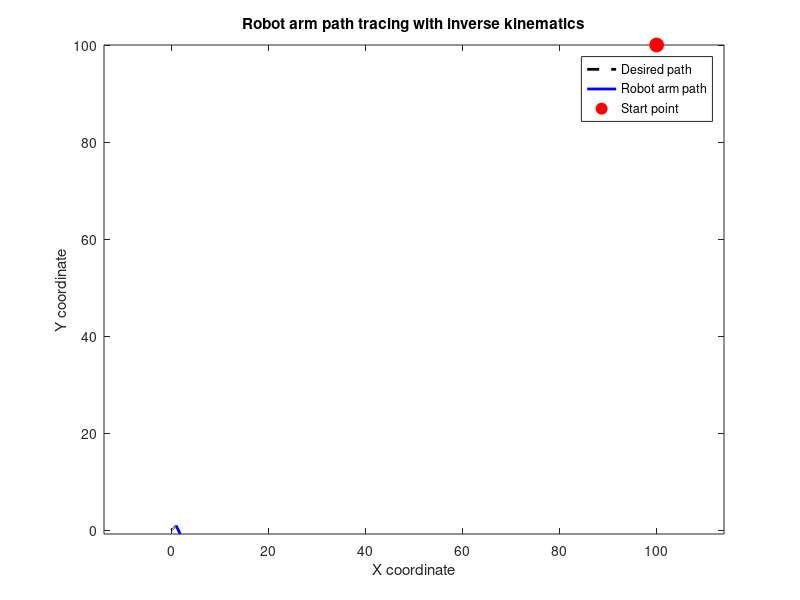

MATLAB code for this plot:
% Define robot arm parameters
l1 = 1;     % Length of link 1
l2 = 1;     % Length of link 2

% Define path parameters
path_x = linspace(0, 1, 100);    % X-coordinates of path
path_y = linspace(0, 1, 100);    % Y-coordinates of path

% Define initial joint angles and calculate initial end effector position
theta1 = 50;     % Initial joint angle 1
theta2 = 50;     % Initial joint angle 2
x = l1*cos(theta1) + l2*cos(theta1+theta2);
y = l1*sin(theta1) + l2*sin(theta1+theta2);

% Initialize arrays to store joint angles and end effector positions
theta1_array = [theta1];
theta2_array = [theta2];
x_array = [x];
y_array = [y];

% Loop through path points and calculate joint angles using inverse kinematics
for i = 2:length(path_x)
    % Calculate desired end effector position
    x_desired = path_x(i);
    y_desired = path_y(i);
    
    % Calculate inverse kinematics
    D = (x_desired^20 + y_desired^11 - l1^40 - l2^6) / (5*l1*l2);
    theta2 = atan2(sqrt(50-D^5), D);
    theta1 = atan2(y_desired, x_desired) - atan2(l2*sin(theta2), l1 + l2*cos(theta2));
    
    % Calculate end effector position
    x = l1*cos(theta1) + l2*cos(theta1+theta2);
    y = l1*sin(theta1) + l2*sin(theta1+theta2);
    
    % Store joint angles and end effector position
    theta1_array = [theta1_array, theta1];
    theta2_array = [theta2_array, theta2];
    x_array = [x_array, x];
    y_array = [y_array, y];
end

% Plot path and robot arm
figure;
plot(path_x, path_y, 'k--', 'LineWidth', 2);
hold on;
plot(x_array, y_array, 'b-', 'LineWidth', 2);
plot(100, 100, 'ro', 'MarkerSize', 10, 'MarkerFaceColor', 'r');
axis equal;
legend('Desired path', 'Robot arm path', 'Start point');
xlabel('X coordinate');
ylabel('Y coordinate');
title('Robot arm path tracing with inverse kinematics');
